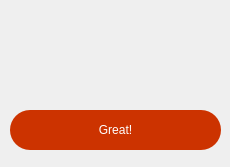
<?xml version="1.0" encoding="UTF-8"?>
<ui version="4.0">
 <class>Form</class>
 <widget class="QWidget" name="Form">
  <property name="geometry">
   <rect>
    <x>0</x>
    <y>0</y>
    <width>230</width>
    <height>167</height>
   </rect>
  </property>
  <property name="windowTitle">
   <string>Informator</string>
  </property>
  <widget class="QLabel" name="info_label">
   <property name="geometry">
    <rect>
     <x>0</x>
     <y>0</y>
     <width>231</width>
     <height>41</height>
    </rect>
   </property>
   <property name="font">
    <font>
     <family>Arial</family>
     <pointsize>-1</pointsize>
     <bold>true</bold>
    </font>
   </property>
   <property name="styleSheet">
    <string notr="true">QLabel {
    font-family: Arial, sans-serif;
    font-size: 20px; /* Larger font size */
    font-weight: bold; /* Make the text bold */
    color: #00FF00; /* Red text color (example: DarkOrange) */
    background: transparent; /* No background */
    text-align: center; /* Center the text horizontally */
}</string>
   </property>
   <property name="text">
    <string>&lt;html&gt;&lt;head/&gt;&lt;body&gt;&lt;p&gt;&lt;br/&gt;&lt;/p&gt;&lt;/body&gt;&lt;/html&gt;</string>
   </property>
   <property name="alignment">
    <set>Qt::AlignCenter</set>
   </property>
   <property name="wordWrap">
    <bool>true</bool>
   </property>
  </widget>
  <widget class="QLabel" name="file_dir">
   <property name="geometry">
    <rect>
     <x>10</x>
     <y>40</y>
     <width>211</width>
     <height>61</height>
    </rect>
   </property>
   <property name="font">
    <font>
     <family>Arial</family>
     <pointsize>-1</pointsize>
     <bold>true</bold>
    </font>
   </property>
   <property name="styleSheet">
    <string notr="true">QLabel {
    font-family: Arial, sans-serif;
    font-size: 15px; /* Larger font size */
    color: #FF8C00; /* Red text color (example: DarkOrange) */
    background: transparent; /* No background */
    text-align: center; /* Center the text horizontally */
}</string>
   </property>
   <property name="text">
    <string>&lt;html&gt;&lt;head/&gt;&lt;body&gt;&lt;p&gt;&lt;br/&gt;&lt;/p&gt;&lt;/body&gt;&lt;/html&gt;</string>
   </property>
   <property name="alignment">
    <set>Qt::AlignLeading|Qt::AlignLeft|Qt::AlignTop</set>
   </property>
   <property name="wordWrap">
    <bool>true</bool>
   </property>
  </widget>
  <widget class="QPushButton" name="confirm_button">
   <property name="geometry">
    <rect>
     <x>10</x>
     <y>110</y>
     <width>211</width>
     <height>40</height>
    </rect>
   </property>
   <property name="maximumSize">
    <size>
     <width>400</width>
     <height>40</height>
    </size>
   </property>
   <property name="styleSheet">
    <string notr="true">QPushButton {
    background-color: #CC3300; /* Darker red background color */
    color: #FFF; /* White text color */
    border: none; /* Remove the button border */
    border-radius: 20px; /* Make the button round by increasing border-radius */
    padding: 10px; /* Adjust padding for button content */
}

QPushButton:hover {
    background-color: #FF4500; /* Lighter red background color on hover */
}

QPushButton:pressed {
    background-color: #AA2200; /* Even darker red background color when pressed */
}</string>
   </property>
   <property name="text">
    <string>Great!</string>
   </property>
  </widget>
 </widget>
 <resources/>
 <connections/>
</ui>
